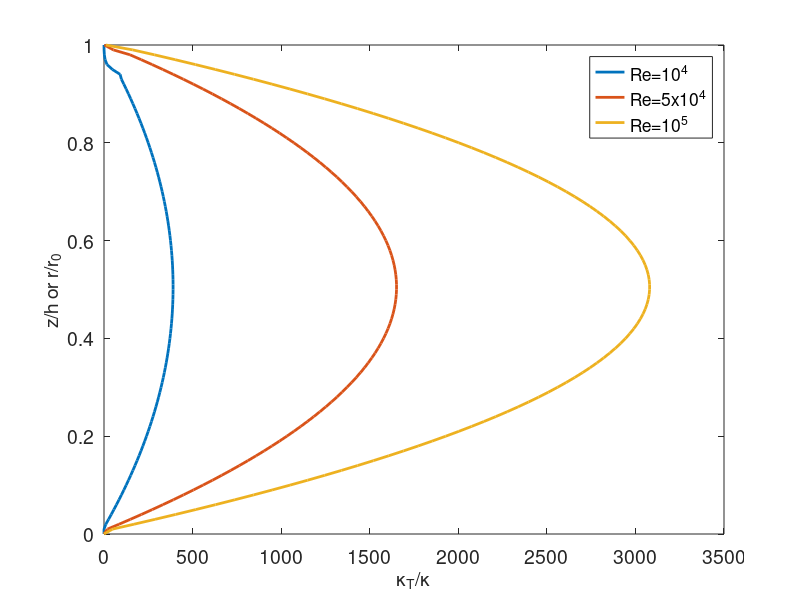

Here is the MATLAB script that generated this plot:
% Plot kappa/kappa_T (Figure 4)
clear all;close all

Re_list=[10000 50000 100000];
for Rei=1:length(Re_list)

r0=0.05;    % Pipe radius (m)

% Typical 0 deg conditions used in ice sheet subglacial modeling
k=0.558; % Thermal conductivity of water (W/m/K)
cw=4.22e3; %specific heat capacity of water (J/kg/K)
mu=1.787e-3; % Dynamic viscosity of water at 0 degC (Pa s)

rhow=1000; % Density of water (kg/m3)
kappa=k/(rhow*cw); % Thermal diffusivity
nu=mu/rhow; % Kinematic viscosity (m2/s)

Q=1; % Set to 0 to turn off internal heat generation, 1 for internal dissipation

dr=0.01*r0;
J=ceil(r0/dr+1);
z=0:dr:r0;

% Get velocity profile
y=0:dr:r0;
Re=Re_list(Rei); % Prescribe bulk Reynolds number
vonK=0.4; % Von Karman constant
B=5; % Constant to use in log-law
Cf=fzero(@(Cf) -sqrt(2/Cf)+1/vonK*log(Re*sqrt(Cf)/2/sqrt(2))-1/vonK+B,0.009); % Friction factor (from log-law, A/A eqn 1.5)
u_b=Re*nu/(2*r0); % Bulk mean velocity -- A/A uses 2h, where h is half-width, but Re should depend on hydraulic radius?
tau_w=Cf*rhow*u_b^2/2; % Wall shear stress
u_tau=(tau_w/rhow)^0.5; % Friction velocity (inner velocity scale)
yplus=y.*u_tau./nu; % Non-dimensional y coordinate near wall

uplus(yplus<=20)=yplus(yplus<=20)-1.2533e-4*yplus(yplus<=20).^4+3.9196e-6.*yplus(yplus<=20).^5; % Velocity smooth profile (transition at yplus=20)
uplus(yplus>20)=1/vonK*log(yplus(yplus>20))+B; % Log-layer
u=flip(uplus)'.*(u_tau);

ub=2/r0^2*trapz(u.*z')*dr; % Mean bulk velocity for circular pipe

% Dissipation profile (based on Abe and Antonia, missing interior portion)
outer=find((r0-abs(z))/r0>0.2);
eps(outer)=(2.45./((r0-abs(z(outer)))./r0)-1.7).*u_tau^3/r0;
inner=find((r0-abs(z))/r0<=0.2);
eps(inner)=(2.54./((r0-abs(z(inner)))./r0)-2.6).*u_tau^3/r0;
% Inner portion of dissipation function (very near wall)
hplus=u_tau*r0/nu;
[ii,jj]=find(abs(y/r0-30/hplus)==(min(abs(y/r0-30/hplus))));
wall=find((r0-abs(z))/r0<30/hplus);
eps(wall)=eps(min(wall)-1);

% % Get eddy diffusivity
tau=tau_w.*z./r0; % Laminar shear stress distribution - linear
nu_T=-(tau(1:end-1)+tau(2:end))./2./(rhow.*diff(u')./dr)-nu; % Eddy viscosity (at half-nodes)
nu_T(nu_T<0)=0;
kappa_T=nu_T; % Eddy diffusivity from Reynolds' analogy (at half-nodes)

figure(1);plot([0 kappa_T]./kappa,z./r0,'linewidth',2);hold on
end

set(gca,'fontsize',14)
xlabel('{\kappa}_T/{\kappa}','fontsize',14);ylabel('z/h or r/r_0','fontsize',14)
legend('Re=10^4','Re=5x10^4','Re=10^5')